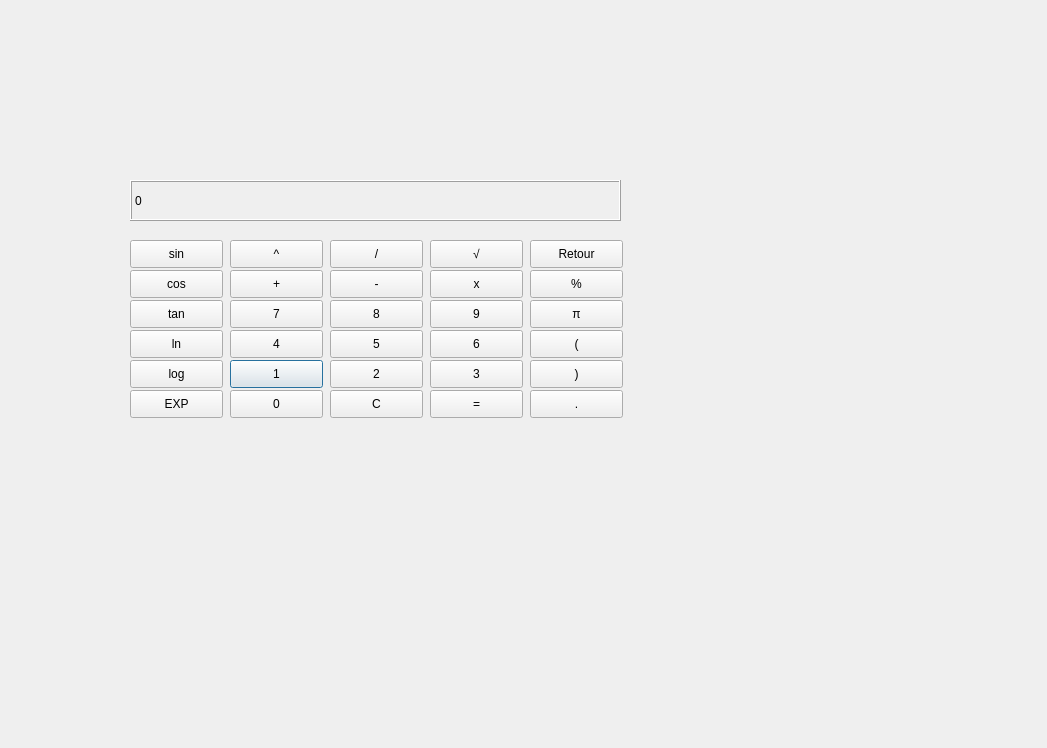
<?xml version="1.0" encoding="UTF-8"?>
<ui version="4.0">
 <class>Dialog</class>
 <widget class="QDialog" name="Dialog">
  <property name="geometry">
   <rect>
    <x>0</x>
    <y>0</y>
    <width>1047</width>
    <height>748</height>
   </rect>
  </property>
  <property name="windowTitle">
   <string>Dialog</string>
  </property>
  <widget class="QPushButton" name="boutonUn">
   <property name="geometry">
    <rect>
     <x>230</x>
     <y>360</y>
     <width>93</width>
     <height>28</height>
    </rect>
   </property>
   <property name="text">
    <string>1</string>
   </property>
  </widget>
  <widget class="QPushButton" name="boutonDeux">
   <property name="geometry">
    <rect>
     <x>330</x>
     <y>360</y>
     <width>93</width>
     <height>28</height>
    </rect>
   </property>
   <property name="text">
    <string>2</string>
   </property>
  </widget>
  <widget class="QPushButton" name="boutonTrois">
   <property name="geometry">
    <rect>
     <x>430</x>
     <y>360</y>
     <width>93</width>
     <height>28</height>
    </rect>
   </property>
   <property name="text">
    <string>3</string>
   </property>
   <property name="3" stdset="0">
    <string/>
   </property>
  </widget>
  <widget class="QPushButton" name="boutonQuatre">
   <property name="geometry">
    <rect>
     <x>230</x>
     <y>330</y>
     <width>93</width>
     <height>28</height>
    </rect>
   </property>
   <property name="text">
    <string>4</string>
   </property>
  </widget>
  <widget class="QPushButton" name="boutonCinq">
   <property name="geometry">
    <rect>
     <x>330</x>
     <y>330</y>
     <width>93</width>
     <height>28</height>
    </rect>
   </property>
   <property name="text">
    <string>5</string>
   </property>
  </widget>
  <widget class="QPushButton" name="boutonSix">
   <property name="geometry">
    <rect>
     <x>430</x>
     <y>330</y>
     <width>93</width>
     <height>28</height>
    </rect>
   </property>
   <property name="text">
    <string>6</string>
   </property>
  </widget>
  <widget class="QPushButton" name="boutonSept">
   <property name="geometry">
    <rect>
     <x>230</x>
     <y>300</y>
     <width>93</width>
     <height>28</height>
    </rect>
   </property>
   <property name="text">
    <string>7</string>
   </property>
  </widget>
  <widget class="QPushButton" name="boutonHuit">
   <property name="geometry">
    <rect>
     <x>330</x>
     <y>300</y>
     <width>93</width>
     <height>28</height>
    </rect>
   </property>
   <property name="text">
    <string>8</string>
   </property>
  </widget>
  <widget class="QPushButton" name="boutonNeuf">
   <property name="geometry">
    <rect>
     <x>430</x>
     <y>300</y>
     <width>93</width>
     <height>28</height>
    </rect>
   </property>
   <property name="text">
    <string>9</string>
   </property>
  </widget>
  <widget class="QPushButton" name="boutonZero">
   <property name="geometry">
    <rect>
     <x>230</x>
     <y>390</y>
     <width>93</width>
     <height>28</height>
    </rect>
   </property>
   <property name="text">
    <string>0</string>
   </property>
  </widget>
  <widget class="QPushButton" name="boutonResultat">
   <property name="geometry">
    <rect>
     <x>430</x>
     <y>390</y>
     <width>93</width>
     <height>28</height>
    </rect>
   </property>
   <property name="text">
    <string>=</string>
   </property>
  </widget>
  <widget class="QPushButton" name="boutonC">
   <property name="geometry">
    <rect>
     <x>330</x>
     <y>390</y>
     <width>93</width>
     <height>28</height>
    </rect>
   </property>
   <property name="text">
    <string>C</string>
   </property>
  </widget>
  <widget class="QPushButton" name="boutonPlus">
   <property name="geometry">
    <rect>
     <x>230</x>
     <y>270</y>
     <width>93</width>
     <height>28</height>
    </rect>
   </property>
   <property name="text">
    <string>+</string>
   </property>
  </widget>
  <widget class="QPushButton" name="boutonMoins">
   <property name="geometry">
    <rect>
     <x>330</x>
     <y>270</y>
     <width>93</width>
     <height>28</height>
    </rect>
   </property>
   <property name="text">
    <string>-</string>
   </property>
  </widget>
  <widget class="QPushButton" name="boutonFois">
   <property name="geometry">
    <rect>
     <x>430</x>
     <y>270</y>
     <width>93</width>
     <height>28</height>
    </rect>
   </property>
   <property name="text">
    <string>x</string>
   </property>
  </widget>
  <widget class="QPushButton" name="boutonExposant">
   <property name="geometry">
    <rect>
     <x>230</x>
     <y>240</y>
     <width>93</width>
     <height>28</height>
    </rect>
   </property>
   <property name="text">
    <string>^</string>
   </property>
  </widget>
  <widget class="QPushButton" name="boutonDiviser">
   <property name="geometry">
    <rect>
     <x>330</x>
     <y>240</y>
     <width>93</width>
     <height>28</height>
    </rect>
   </property>
   <property name="text">
    <string>/</string>
   </property>
  </widget>
  <widget class="QPushButton" name="boutonRacine">
   <property name="geometry">
    <rect>
     <x>430</x>
     <y>240</y>
     <width>93</width>
     <height>28</height>
    </rect>
   </property>
   <property name="text">
    <string>√</string>
   </property>
  </widget>
  <widget class="QLabel" name="outputLabel">
   <property name="geometry">
    <rect>
     <x>130</x>
     <y>180</y>
     <width>491</width>
     <height>41</height>
    </rect>
   </property>
   <property name="frameShape">
    <enum>QFrame::Box</enum>
   </property>
   <property name="frameShadow">
    <enum>QFrame::Raised</enum>
   </property>
   <property name="text">
    <string>0</string>
   </property>
   <property name="margin">
    <number>10</number>
   </property>
  </widget>
  <widget class="QPushButton" name="boutonTan">
   <property name="geometry">
    <rect>
     <x>130</x>
     <y>300</y>
     <width>93</width>
     <height>28</height>
    </rect>
   </property>
   <property name="text">
    <string>tan</string>
   </property>
  </widget>
  <widget class="QPushButton" name="boutonLn">
   <property name="geometry">
    <rect>
     <x>130</x>
     <y>330</y>
     <width>93</width>
     <height>28</height>
    </rect>
   </property>
   <property name="text">
    <string>ln</string>
   </property>
  </widget>
  <widget class="QPushButton" name="boutonSin">
   <property name="geometry">
    <rect>
     <x>130</x>
     <y>240</y>
     <width>93</width>
     <height>28</height>
    </rect>
   </property>
   <property name="text">
    <string>sin</string>
   </property>
  </widget>
  <widget class="QPushButton" name="boutonCos">
   <property name="geometry">
    <rect>
     <x>130</x>
     <y>270</y>
     <width>93</width>
     <height>28</height>
    </rect>
   </property>
   <property name="text">
    <string>cos</string>
   </property>
  </widget>
  <widget class="QPushButton" name="boutonLog">
   <property name="geometry">
    <rect>
     <x>130</x>
     <y>360</y>
     <width>93</width>
     <height>28</height>
    </rect>
   </property>
   <property name="text">
    <string>log</string>
   </property>
  </widget>
  <widget class="QPushButton" name="boutonEXP">
   <property name="geometry">
    <rect>
     <x>130</x>
     <y>390</y>
     <width>93</width>
     <height>28</height>
    </rect>
   </property>
   <property name="text">
    <string>EXP</string>
   </property>
  </widget>
  <widget class="QPushButton" name="boutonParantheseFerme">
   <property name="geometry">
    <rect>
     <x>530</x>
     <y>360</y>
     <width>93</width>
     <height>28</height>
    </rect>
   </property>
   <property name="text">
    <string>)</string>
   </property>
   <property name="3" stdset="0">
    <string/>
   </property>
  </widget>
  <widget class="QPushButton" name="boutonRetour">
   <property name="geometry">
    <rect>
     <x>530</x>
     <y>240</y>
     <width>93</width>
     <height>28</height>
    </rect>
   </property>
   <property name="text">
    <string>Retour</string>
   </property>
  </widget>
  <widget class="QPushButton" name="boutonVirgule">
   <property name="geometry">
    <rect>
     <x>530</x>
     <y>390</y>
     <width>93</width>
     <height>28</height>
    </rect>
   </property>
   <property name="text">
    <string>.</string>
   </property>
  </widget>
  <widget class="QPushButton" name="boutonParantheseOuvre">
   <property name="geometry">
    <rect>
     <x>530</x>
     <y>330</y>
     <width>93</width>
     <height>28</height>
    </rect>
   </property>
   <property name="text">
    <string>(</string>
   </property>
  </widget>
  <widget class="QPushButton" name="boutonPourcent">
   <property name="geometry">
    <rect>
     <x>530</x>
     <y>270</y>
     <width>93</width>
     <height>28</height>
    </rect>
   </property>
   <property name="text">
    <string>%</string>
   </property>
  </widget>
  <widget class="QPushButton" name="boutonPi">
   <property name="geometry">
    <rect>
     <x>530</x>
     <y>300</y>
     <width>93</width>
     <height>28</height>
    </rect>
   </property>
   <property name="text">
    <string>π</string>
   </property>
  </widget>
 </widget>
 <resources/>
 <connections/>
</ui>
